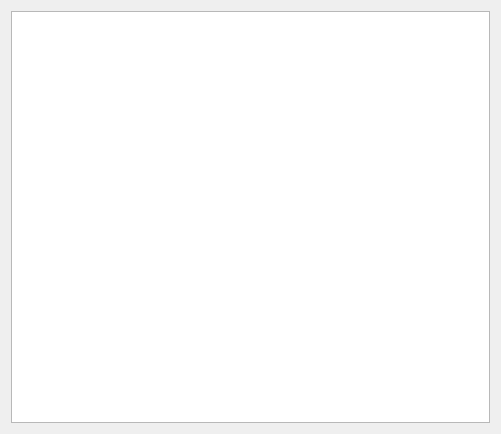
<?xml version="1.0" encoding="UTF-8"?>
<ui version="4.0">
 <class>Form</class>
 <widget class="QWidget" name="Form">
  <property name="geometry">
   <rect>
    <x>0</x>
    <y>0</y>
    <width>501</width>
    <height>434</height>
   </rect>
  </property>
  <property name="windowTitle">
   <string>Form</string>
  </property>
  <layout class="QGridLayout" name="gridLayout">
   <item row="0" column="0">
    <widget class="QTableWidget" name="tableWidget"/>
   </item>
  </layout>
 </widget>
 <resources/>
 <connections/>
</ui>
